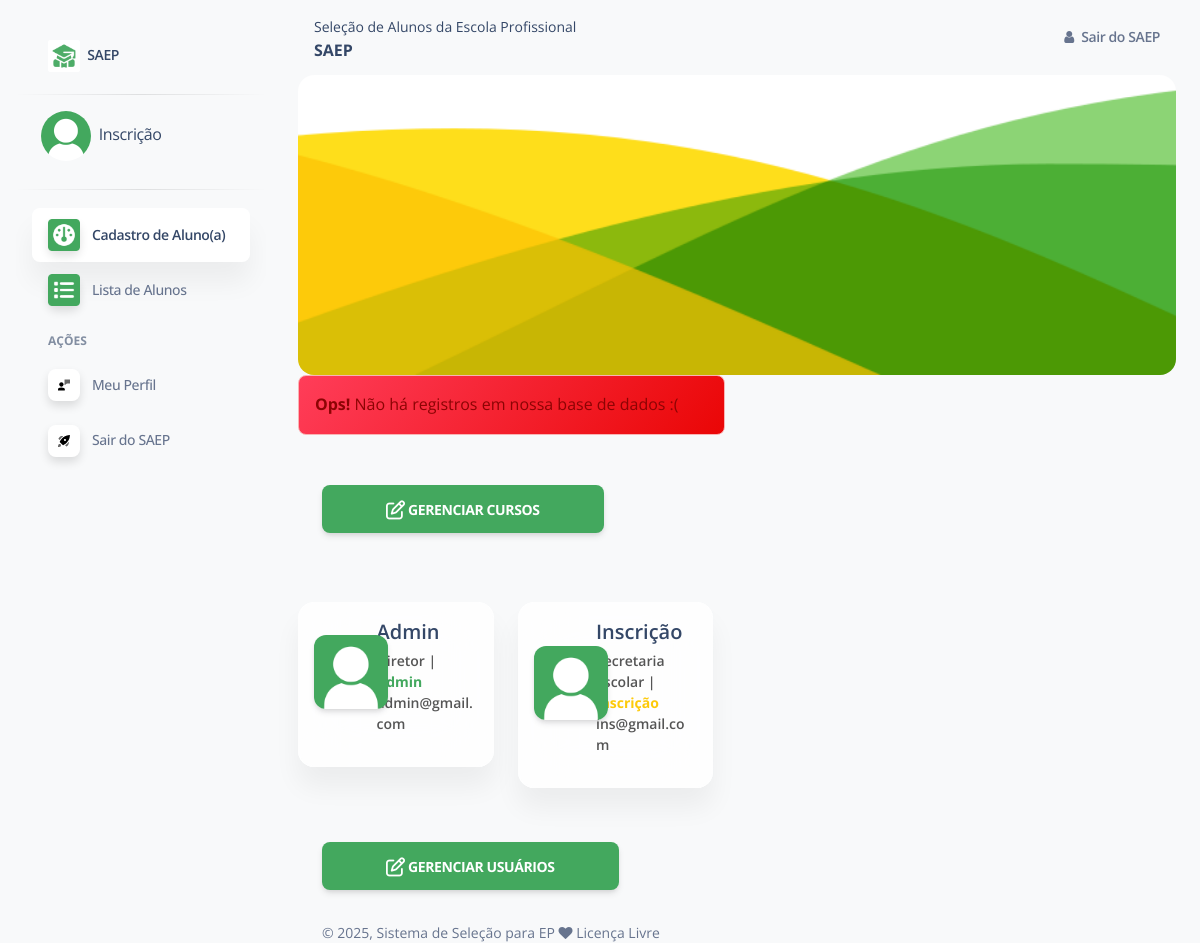
The page /pages/home.php?saep=painel (signed in) on the database its author committed.
### tables this page shows
CREATE TABLE `tb_saep_usuario` (
  `id_Usuario` int NOT NULL,
  `email` varchar(150) NOT NULL,
  `nome` varchar(150) NOT NULL,
  `senha` varchar(75) NOT NULL,
  `nivel` varchar(150) NOT NULL,
  `cargo` varchar(150) NOT NULL,
  `img` varchar(255) NOT NULL
);

### pages/painel.php (the view, shortened to what this page needs)
<div class="container-fluid">
    <div class="page-header min-height-300 border-radius-xl" style="background-image: url('../assets/img/curved-images/back-est.png'); background-position-y: 50%;">
    </div>
    <div class="row">
    <?php
    include_once('../config/conexao.php');
    $select = "SELECT
    tb_saep_cursos.id_cursos,
    tb_saep_cursos.id_curso_escola_cursos,
    tb_saep_cursos.status_curso,
    tb_saep_cursos.ano_cursos,
    tb_saep_cursosEscola.idCursos,
    tb_saep_cursosEscola.nomeCurso,
    tb_saep_cursosEscola.imgCurso,
    COUNT(tb_saep_aluno.idtb_aluno) AS total_alunos
FROM
    tb_saep_cursos
INNER JOIN
    tb_saep_cursosEscola
    ON tb_saep_cursos.id_curso_escola_cursos = tb_saep_cursosEscola.idCursos
LEFT JOIN
    tb_saep_aluno
    ON tb_saep_aluno.curso = tb_saep_cursos.id_cursos  -- CORREÇÃO AQUI!
GROUP BY
    tb_saep_cursos.id_cursos,
    tb_saep_cursos.id_curso_escola_cursos,
    tb_saep_cursos.status_curso,
    tb_saep_cursos.ano_cursos,
    tb_saep_cursosEscola.idCursos,
    tb_saep_cursosEscola.nomeCurso,
    tb_saep_cursosEscola.imgCurso
ORDER BY
    tb_saep_cursosEscola.nomeCurso ASC;";
    try {
      $result = $conexao->prepare($select);
      $result->execute();
      $contar = $result->rowCount();
      if ($contar > 0) {
          while ($show = $result->FETCH(PDO::FETCH_OBJ)) {
    ?>
    <div class="col-lg-3">
        <div class="card card-body blur shadow-blur mx-4 mt-n6 overflow-hidden">
          <div class="row" style="align-items: center;">
              <div class="col-lg-4">
                <div class="avatar avatar-xl position-relative">
                  <img src="../assets/img/icones/cursos/<?php echo $show->imgCurso; ?>" alt="profile_image" class="w-100 border-radius-lg shadow-sm">
                </div>
              </div>
              <div class="col-lg-8">
                <div class="h-100">
                  <h5 class="mb-1">
                    <?php echo $show->nomeCurso; ?>
                  </h5>
                  <p class="mb-0 font-weight-bold text-sm">
                    <strong><?php echo $show->total_alunos; ?></strong> Inscritos
                  </p>
                </div>
              </div>
            </div>
          </div>
        </div>
        <?php
            }
        } else {
          echo "
          <div class='col-md-6 col-sm-12'>
            <div class='alert alert-danger'>
              <strong>Ops!</strong> Não há registros em nossa base de dados :(
            </div>
          </div>";
        }
    } catch (PDOException $e) {
        echo $e;
    }
    ?>
        <hr><hr>
        <div class="col-lg-12" style="padding-left:36px;">
        <a class="btn btn-success btn-lg" href="home.php?saep=cursos">
            <i class="fa fa-pencil-square-o" aria-hidden="true"></i>
            Gerenciar Cursos
        </a>
        </div>
    </div>
    <hr>
    <div class="row">
    <div class="row">
    <?php
    $select = "SELECT * FROM tb_saep_usuario ORDER BY id_Usuario ASC";
    try {
      $result = $conexao->prepare($select);
      $result->execute();
      $contar = $result->rowCount();
      if ($contar > 0) {
          while ($show = $result->FETCH(PDO::FETCH_OBJ)) {
    ?>
<div class="col-lg-3" style="margin: 20px 0 ">
    <div class="card card-body blur shadow-blur overflow-hidden">
      <div class="row" style="align-items: center;">
          <div class="col-lg-4">
            <div class="avatar avatar-xl position-relative">
              <?php
            if ($show->img == 'user.png') {
                echo '<img src="../assets/img/avatarp/' . $show->img . '" alt="' . $show->img . '" title="' . $show->img . '" class="w-100 border-radius-lg shadow-sm" />';
            } else {
                echo '<img src="../assets/img/user/' . $show->img . '" alt="' . $show->img . '" title="' . $show->img . '" class="w-100 border-radius-lg shadow-sm" />';
            }
            ?>
            </div>
          </div>
          <div class="col-lg-8">
            <div class="h-100">
              <h5 class="mb-1">
                <?php echo $show->nome; ?>
              </h5>
              <p class="mb-0 font-weight-bold text-sm">
              <?php echo $show->cargo; ?> | <?php if($show->nivel==0){echo '<strong style="color:#43a85e">Admin</strong>';}else{echo '<strong style="color:#fdca0a">Inscrição</strong>';} ?><br><?php echo $show->email; ?>
              </p>
            </div>
          </div>
          <hr>
        </div>
      </div>
    </div>
    <?php
            }
        }
    } catch (PDOException $e) {
        echo $e;
    }
    ?>
    <hr><hr>
        <div class="col-lg-12" style="padding-left:36px;">
        <a class="btn btn-success btn-lg" href="home.php?saep=usuarios">
            <i class="fa fa-pencil-square-o" aria-hidden="true"></i>
            Gerenciar Usuários
        </a>
        </div>
    </div>
</div>

### include/header.php (shortened to what this page needs)
<!DOCTYPE html>
<html lang="pt_br">
<head>
  <link href="../assets/css/nucleo-icons.css" rel="stylesheet" />
  <link href="../assets/css/nucleo-svg.css" rel="stylesheet" />
  <link href="../assets/css/nucleo-svg.css" rel="stylesheet" />
  <link id="pagestyle" href="../assets/css/soft-ui-dashboard.css" rel="stylesheet" />
  <link rel="stylesheet" href="../assets/font-icons/css/font-awesome.min.css">
  <link rel="stylesheet" href="../assets/css/saep.css">
</head>
<?php
include_once('../config/conexao.php');
$usuarioLogado = $_SESSION['loginuser'];
$selectUser = "SELECT * FROM tb_saep_usuario WHERE email=:emailUserLogado";
try {
    $resultadoUser = $conexao->prepare($selectUser);
    $resultadoUser->bindParam(':emailUserLogado', $usuarioLogado, PDO::PARAM_STR);
    $resultadoUser->execute();
    $contar = $resultadoUser->rowCount();
    if ($contar > 0) {
        $show = $resultadoUser->fetch(PDO::FETCH_OBJ);
        $nome_user = $show->nome;
    } else {
        echo '<div class="alert alert-danger"><strong>Aviso!</strong> Não há dados de perfil :(</div>';
    }
} catch (PDOException $e) {
    error_log("ERRO DE LOGIN DO PDO: " . $e->getMessage());
    echo '<div class="alert alert-danger"><strong>Aviso!</strong> Ocorreu um erro ao tentar acessar os dados do perfil.</div>';
}
?>
<body class="g-sidenav-show  bg-gray-100">
  <aside class="sidenav navbar navbar-vertical navbar-expand-xs border-0 border-radius-xl my-3 fixed-start ms-3 " id="sidenav-main">
    <div class="sidenav-header">
      <a class="navbar-brand m-0" href="#">
        <img src="../assets/img/logos/logo-saep.png" class="navbar-brand-img h-100" alt="main_logo">
        <span class="ms-1 font-weight-bold">SAEP</span>
      </a>
    </div>
    <hr class="horizontal dark mt-0">
    <div class="sidenav-header" style="padding: 0 25px;">
      <a class="" href="../index.php">
      <?php
            if ($show->img == 'user.png') {
                echo '<img src="../assets/img/avatarp/' . $show->img . '" alt="' . $show->img . '" title="' . $show->img . '" style="width:50px; border-radius:100%" />';
            } else {
                echo '<img src="../assets/img/user/' . $show->img . '" alt="' . $show->img . '" title="' . $show->img . '" style="width:50px; border-radius:100%" />';
            }
          ?>
        <span class="ms-1 font-weight-bold"><a href="home.php?saep=perfil"><?php echo $nome_user; ?></a></span>
      </a>
    </div>
    <hr class="horizontal dark mt-0">
    <div class="collapse navbar-collapse  w-auto " id="sidenav-collapse-main">
      <ul class="navbar-nav">
        <?php
          if($_SESSION['nivel']==0){
        ?>
          <li class="nav-item">
            <a class="nav-link  active" href="home.php?saep=painel">
              <div class="icon-shape icon-sm shadow border-radius-md bg-white text-center me-2 d-flex align-items-center justify-content-center">
                <img style="width: 100%" src="../assets/img/icones/painel.png" alt="">
              </div>
              <span class="nav-link-text ms-1">Painel Principal</span>
            </a>
          </li>
          <li class="nav-item">
            <a class="nav-link  " href="home.php?saep=usuarios">
              <div class="icon-shape icon-sm shadow border-radius-md bg-white text-center me-2 d-flex align-items-center justify-content-center">
                <img style="width: 100%" src="../assets/img/icones/usuarios.png" alt="">
              </div>
              <span class="nav-link-text ms-1">Gerenciar Usuários</span>
            </a>
          </li>
          <li class="nav-item">
            <a class="nav-link  " href="home.php?saep=cursos">
              <div class="icon-shape icon-sm shadow border-radius-md bg-white text-center me-2 d-flex align-items-center justify-content-center">
                <img style="width: 100%" src="../assets/img/icones/graduando.png" alt="">
              </div>
              <span class="nav-link-text ms-1">Gerenciar Cursos</span>
            </a>
          </li>
          <li class="nav-item">
            <a class="nav-link  " href="home.php?saep=regras">
              <div class="icon-shape icon-sm shadow border-radius-md bg-white text-center me-2 d-flex align-items-center justify-content-center">
                <img style="width: 100%" src="../assets/img/icones/relatorio_c.png" alt="">
              </div>
              <span class="nav-link-text ms-1">Gerenciar Edital</span>
            </a>
          </li>
        <?php
          }else{
        ?>
        <li class="nav-item">
          <a class="nav-link  active" href="home.php?esc=cadAluno">
            <div class="icon-shape icon-sm shadow border-radius-md bg-white text-center me-2 d-flex align-items-center justify-content-center">
              <img style="width: 100%" src="../assets/img/icones/painel.png" alt="">
            </div>
            <span class="nav-link-text ms-1">Cadastro de Aluno(a)</span>
          </a>
        </li>
        <li class="nav-item">
          <a class="nav-link " href="home.php?esc=lista">
            <div class="icon-shape icon-sm shadow border-radius-md bg-white text-center me-2 d-flex align-items-center justify-content-center">
              <img style="width: 100%" src="../assets/img/icones/lista.png" alt="">
            </div>
            <span class="nav-link-text ms-1">Lista de Alunos</span>
          </a>
        </li>
        <?php
          }
        ?>
        <li class="nav-item mt-3">
          <h6 class="ps-4 ms-2 text-uppercase text-xs font-weight-bolder opacity-6">Ações</h6>
        </li>
        <li class="nav-item">
          <a class="nav-link  " href="home.php?saep=perfil">
            <div class="icon icon-shape icon-sm shadow border-radius-md bg-white text-center me-2 d-flex align-items-center justify-content-center">
            </div>
            <span class="nav-link-text ms-1">Meu Perfil</span>
          </a>
        </li>
        <li class="nav-item">
          <a class="nav-link  " href="?sair" onclick="return confirm('Deseja sair do sistema de seleção de novos alunos?')">
            <div class="icon icon-shape icon-sm shadow border-radius-md bg-white text-center me-2 d-flex align-items-center justify-content-center">
            </div>
            <span class="nav-link-text ms-1">Sair do SAEP</span>
          </a>
        </li>
      </ul>
    </div>
  </aside>
  <main class="main-content position-relative max-height-vh-100 h-100 border-radius-lg ">
    <nav class="navbar navbar-main navbar-expand-lg px-0 mx-4 shadow-none border-radius-xl" id="navbarBlur" navbar-scroll="true">
      <div class="container-fluid py-1 px-3">
        <nav aria-label="breadcrumb">
          <ol class="breadcrumb bg-transparent mb-0 pb-0 pt-1 px-0 me-sm-6 me-5">
            <li class="breadcrumb-item text-sm text-dark active" aria-current="page">Seleção de Alunos da Escola Profissional</li>
          </ol>
          <h6 class="font-weight-bolder mb-0">SAEP</h6>
        </nav>
        <div class="collapse navbar-collapse mt-sm-0 mt-2 me-md-0 me-sm-4" id="navbar">
          <ul class="navbar-nav  justify-content-end">
            <li class="nav-item d-flex align-items-center">
              <a href="?sair" class="nav-link text-body font-weight-bold px-0" onclick="return confirm('Deseja sair do sistema de seleção de novos alunos?')">
                <i class="fa fa-user me-sm-1"></i>
                <span class="d-sm-inline d-none">Sair do SAEP</span>
              </a>
            </li>
          </ul>
        </div>
      </div>
    </nav>

### pages/home.php (shortened to what this page needs)
<?php
    include_once("../include/header.php");
    if(isset($_GET['saep'])){
        $acao= $_GET['saep'];
          if ($acao == 'painel'){
            include_once('painel.php');
          }elseif ($acao == 'usuarios'){
            include_once('usuarios.php');
          }elseif ($acao == 'cursos'){
            include_once('cursos.php');
          }elseif ($acao == 'regras'){
            include_once('regras.php');
          }elseif ($acao == 'perfil'){
            include_once('perfil.php');
          }elseif ($acao == 'deleteSelecao'){
            include_once('deleteSelecao.php');
          }elseif ($acao == 'delUser'){
            include_once('delUser.php');
          }elseif ($acao == 'upUser'){
            include_once('upUser.php');
          }elseif ($acao == 'upCursoSelecao'){
            include_once('upCursosSelecao.php');
          }elseif ($acao == 'upCurso'){
            include_once('upCursos.php');
          }elseif ($acao == 'perfil'){
            include_once('perfil.php');
          }elseif ($acao == 'upRegras'){
            include_once('upRegras.php');
          }else{
            include_once("erro404.php");
          }
    }else{
        include_once("erro404.php");
    }
    include_once("../include/footer.php");

### include/footer.php (shortened to what this page needs)
<footer class="footer pt-3  ">
        <div class="container-fluid">
          <div class="row align-items-center justify-content-lg-between">
            <div class="col-lg-12">
              <div class="copyright text-center text-sm text-muted text-lg-start">
                © ,
                Sistema de Seleção para EP <i class="fa fa-heart"></i> Licença Livre
              </div>
            </div>
          </div>
        </div>
      </footer>
    </div>
  </main>
</body>
</html>

### assets/css/nucleo-svg.css (style rules this page uses)
.icon { display: inline-block; color: #111111; height: 1em; width: 1em; }
.icon-sm { height: 0.8em; width: 0.8em; }
.icon { fill: currentColor; stroke: none; }

### rows shown on the page
tb_saep_usuario: img (placeholder picture), nome "Inscrição", cargo "Secretaria Escolar", nivel "Inscrição", email "ins@gmail.com"
tb_saep_usuario: img (placeholder picture), nome "Admin", cargo "Diretor", nivel "Admin", email "admin@gmail.com"
